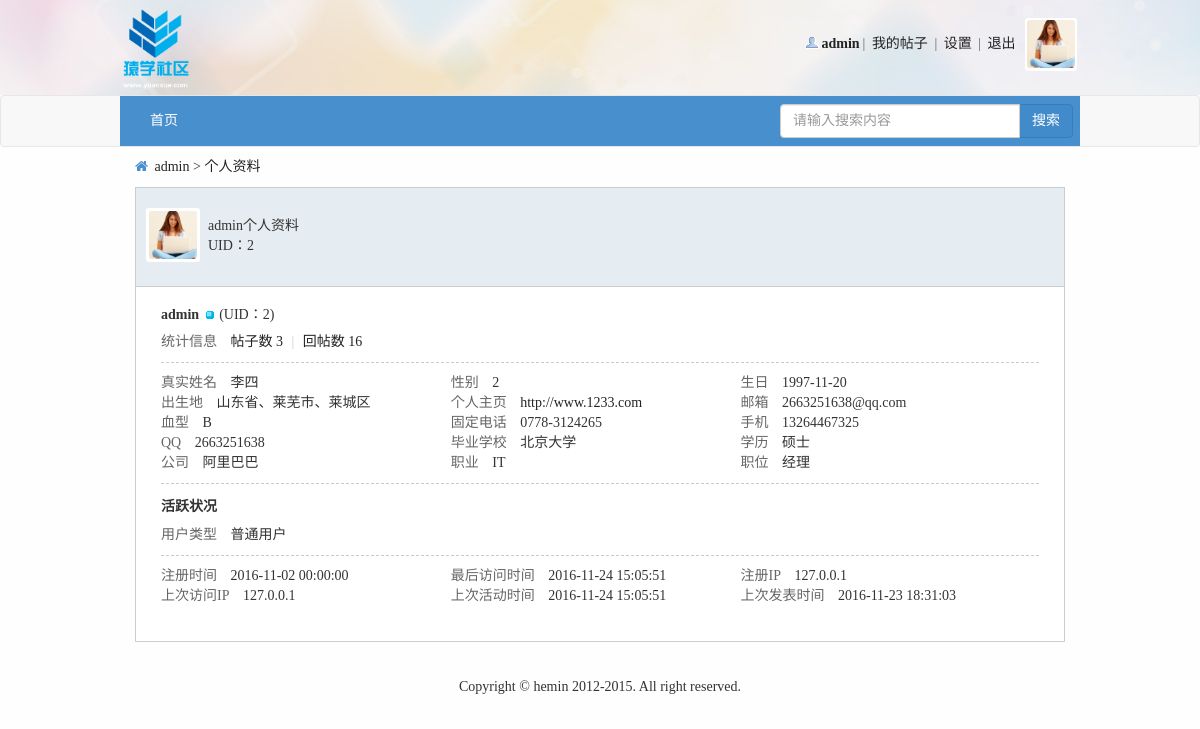
The app's page /profile.php (signed in), older data.
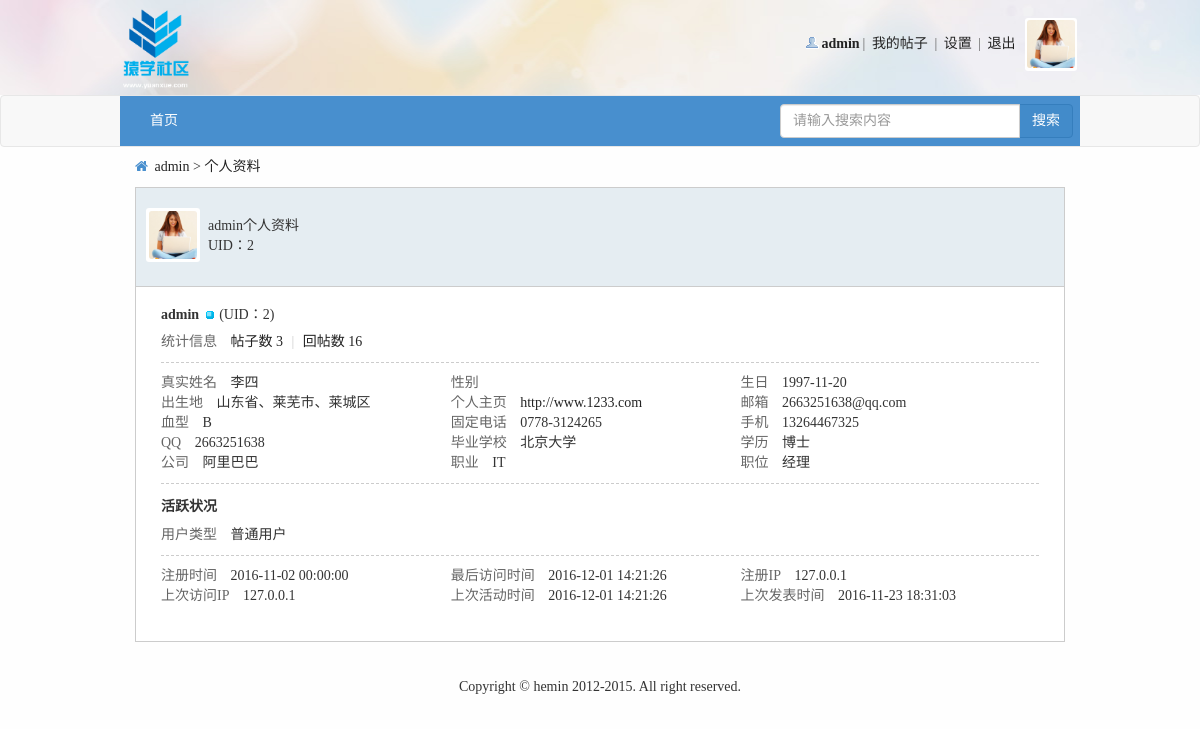
The same page, newer data.
### tables this page shows
CREATE TABLE IF NOT EXISTS `user` (
  `id` int(20) NOT NULL AUTO_INCREMENT COMMENT '唯一标识符',
  `name` varchar(200) NOT NULL COMMENT '用户名称',
  `psw` varchar(200) NOT NULL COMMENT '用户密码',
  `sex` varchar(200) NOT NULL DEFAULT '未填写' COMMENT '用户性别',
  `email` varchar(200) NOT NULL COMMENT '邮箱地址',
  `qq` varchar(200) NOT NULL DEFAULT '未填写' COMMENT '用户qq',
  `photo` varchar(200) NOT NULL COMMENT '用户头像',
  `userType` int(11) NOT NULL DEFAULT '0' COMMENT '用户类型',
  `reallyName` varchar(200) NOT NULL DEFAULT '未填写' COMMENT '用户真实姓名',
  `birthday` varchar(200) NOT NULL DEFAULT '未填写' COMMENT '用户生日',
  `homeplace` varchar(200) NOT NULL DEFAULT '未填写' COMMENT '用户出生地',
  `bloodType` varchar(200) NOT NULL DEFAULT '未填写' COMMENT '用户血型',
  `fixedTel` varchar(200) NOT NULL DEFAULT '未填写' COMMENT '用户固定电话',
  `phone` varchar(200) NOT NULL DEFAULT '未填写' COMMENT '用户电话',
  `website` varchar(200) NOT NULL DEFAULT 'http://' COMMENT '用户主页',
  `school` varchar(200) NOT NULL DEFAULT '未填写' COMMENT '用户毕业学校',
  `degree` varchar(200) NOT NULL DEFAULT '未填写' COMMENT '用户学历',
  `company` varchar(200) NOT NULL DEFAULT '未填写' COMMENT '用户公司',
  `profession` varchar(200) NOT NULL DEFAULT '未填写' COMMENT '用户职业',
  `job` varchar(200) NOT NULL DEFAULT '未填写' COMMENT '用户职位',
  `income` varchar(200) NOT NULL DEFAULT '未填写' COMMENT '用户年收入',
  `registerTime` datetime NOT NULL COMMENT '注册时间',
  `lastLogin` datetime NOT NULL COMMENT '最后一次登录时间',
  `userStatus` int(11) NOT NULL DEFAULT '0' COMMENT '用户是否需要验证状态',
  `isForbid` int(11) NOT NULL DEFAULT '0' COMMENT '是否禁止',
  PRIMARY KEY (`id`)
);

CREATE TABLE IF NOT EXISTS `post` (
  `postId` int(11) NOT NULL AUTO_INCREMENT COMMENT '帖子id',
  `postTitle` varchar(200) NOT NULL COMMENT '帖子标题',
  `postContent` varchar(2000) NOT NULL COMMENT '帖子内容',
  `postTime` datetime NOT NULL COMMENT '发帖时间',
  `tsmoduleId` int(11) NOT NULL COMMENT '所属子版块的id',
  `times` int(11) NOT NULL COMMENT '浏览次数',
  `postuid` int(11) NOT NULL COMMENT '发帖人id',
  `isTop` int(11) NOT NULL DEFAULT '0' COMMENT '是否置顶',
  `isBoutique` int(11) NOT NULL DEFAULT '0' COMMENT '是否加精',
  `postStatus` int(11) NOT NULL DEFAULT '0' COMMENT '帖子是否需要验证状态，默认0无需验证',
  `updateTime` datetime NOT NULL COMMENT '当前条帖子有回复就更新',
  `isShield` int(11) NOT NULL DEFAULT '0' COMMENT '是否屏蔽',
  PRIMARY KEY (`postId`)
);

### inc/global.func.php (called while the page is built, shortened)
<?php
    function login_state($link){
        if (isset($_COOKIE['bs']['userName']) && isset($_COOKIE['bs']['psw'])){
            $sql = "select * from user where name='{$_COOKIE['bs']['userName']}' and psw='{$_COOKIE['bs']['psw']}'";
            $result = execute($link, $sql);
            if (mysqli_num_rows($result) == 1) {
                $data = fetch_array($result);
                return $data['id'];
            }else{
                return false;
            }
        }else {
            return false;
        }
    }
?>

### inc/mysql.func.php (called while the page is built, shortened)
<?php
    function execute($link, $sql){
        $result = mysqli_query($link, $sql);
        return $result;
    }
    function nums($link, $sql){
        return mysqli_num_rows(execute($link, $sql));
    }
    function fetch_array($result){
        return mysqli_fetch_assoc($result);
    }
?>

### profile.php (the view, shortened to what the rows shown need)
<!DOCTYPE html>
<html lang="en">
<head>
    <link rel="stylesheet" href="font/css/font-awesome.min.css">
    <link rel="stylesheet" href="css/bootstrap/css/bootstrap.min.css">
    <link rel="stylesheet" href="css/common.css">
    <link rel="stylesheet" href="css/profile.css">
</head>
<?php
    $link = connect();
    if(!($member_id = login_state($link))){
        promptBox("您还未登录", 5, "index.php");
        exit;
    }
    if ($member_id){
        $sql_status = "select * from user where id={$member_id}";
        $data_status = fetch_array(execute($link, $sql_status));
        $status = $data_status['isForbid'];
        $sql_pub = "select * from post where postuid={$member_id} ORDER BY postTime DESC";
        $data_pub = fetch_array(execute($link, $sql_pub));
    }
    $sql_total = "select * from post where postuid={$member_id}";
    $count = nums($link, $sql_total);
    $sql_reply_total = "select * from reply where ruid={$member_id}";
    $reply_count = nums($link, $sql_reply_total);
?>
<body>
<?php include_once "inc/header.inc.php"?>
<?php
    if(isset($status)) {
        if ($status == 2) {
?>
            <div class="container">
                <div class="forbid-status">
                    <img src="img/error.jpg" alt="">
                    抱歉，您的 IP 地址不在允许范围内，或您的账号被禁用，无法访问本站点
                </div>
            </div>
<?php
        } else {
 ?>
            <div id="position">
                <div class="container">
                    <i class="fa fa-home"></i>
                    <a href="profile.php"><?php echo $res_info['name'];?></a>
                    >
                    <a href="register.php">个人资料</a>
                </div>
            </div>
            <div id="profile">
                <div class="container">
                    <div class="profile-h">
                        <a href="profile.php"><img src="<?php echo $img_url;?>" width="48" height="48"></a>
                        <div class="info">
                            <?php echo $res_info['name']?>个人资料<br>
                            UID：<?php echo $res_info['id']?>
                        </div>
                    </div>
                    <div class="person-info">
                        <div class="block">
                            <h2 class="mbn"><?php echo $res_info['name']?> <img src="img/ol.gif" alt=""> <span class="xw0">(UID：<?php echo $res_info['id']?>)</span></h2>
                            <ul class="pbm">
                                <li>
                                    <em class="xg2">统计信息</em>
                                    <a href="myPost.php">帖子数 <?php echo $count;?></a>
                                    <span class="pipe">|</span>
                                    <a href="myReply.php">回帖数 <?php echo $reply_count;?></a>
                                </li>
                            </ul>
                            <ul class="pbm pf_l">
                                <li>
                                    <em class="xg2">真实姓名</em>
                                    <?php echo $res_info['reallyName']?>
                                </li>
                                <li>
                                    <em class="xg2">性别</em>
                                    <?php echo $res_info['sex']?>
                                </li>
                                <li>
                                    <em class="xg2">生日</em>
                                    <?php echo $res_info['birthday']?>
                                </li>
                                <li>
                                    <em class="xg2">出生地</em>
                                    <?php echo $res_info['homeplace']?>
                                </li>
                                <li>
                                    <em class="xg2">个人主页</em>
                                    <a href="#"><?php echo $res_info['website']?></a>
                                </li>
                                <li>
                                    <em class="xg2">邮箱</em>
                                    <?php echo $res_info['email']?>
                                </li>
                                <li>
                                    <em class="xg2">血型</em>
                                    <?php echo $res_info['bloodType']?>
                                </li>
                                <li>
                                    <em class="xg2">固定电话</em>
                                    <?php echo $res_info['fixedTel']?>
                                </li>
                                <li>
                                    <em class="xg2">手机</em>
                                    <?php echo $res_info['phone']?>
                                </li>
                                <li>
                                    <em class="xg2">QQ</em>
                                    <?php echo $res_info['qq']?>
                                </li>
                                <li>
                                    <em class="xg2">毕业学校</em>
                                    <?php echo $res_info['school']?>
                                </li>
                                <li>
                                    <em class="xg2">学历</em>
                                    <?php echo $res_info['degree']?>
                                </li>
                                <li>
                                    <em class="xg2">公司</em>
                                    <?php echo $res_info['company']?>
                                </li>
                                <li>
                                    <em class="xg2">职业</em>
                                    <?php echo $res_info['profession']?>
                                </li>
                                <li>
                                    <em class="xg2">职位</em>
                                    <?php echo $res_info['job']?>
                                </li>
                            </ul>
                        </div>
                        <div class="block">
                            <h2 class="mbn">活跃状况</h2>
                            <ul class="pbm">
                                <li>
                                    <em class="xg2">用户类型</em>
                                    <?php
                                        if($data_status["userType"] == 1){
                                            echo "版主";
                                        }else{
                                            echo "普通用户";
                                        }
                                    ?>
                                </li>
                            </ul>
                            <ul class="pbm pf_l" style="border-bottom: none;">
                                <li>
                                    <em class="xg2">注册时间</em>
                                    <?php echo $res_info['registerTime']?>
                                </li>
                                <li>
                                    <em class="xg2">最后访问时间</em>
                                    <?php echo $res_info['lastLogin']?>
                                </li>
                                <li>
                                    <em class="xg2">注册IP</em>
                                    <?php echo $_SERVER['REMOTE_ADDR'];?>
                                </li>
                                <li>
                                    <em class="xg2">上次访问IP</em>
                                    <?php echo $_SERVER['REMOTE_ADDR'];?>
                                </li>
                                <li>
                                    <em class="xg2">上次活动时间</em>
                                    <?php echo $res_info['lastLogin']?>
                                </li>
                                <li>
                                    <em class="xg2">上次发表时间</em>
                                    <?php echo $data_pub["postTime"];?>
                                </li>
                            </ul>
                        </div>
                    </div>
                </div>
            </div>
<?php
        }
    }
?>
</body>
</html>

### inc/header.inc.php (shortened to what the rows shown need)
<div id="header">
    <div class="container" style="width: 960px;padding: 0;">
        <div class="info">
            <?php
                $img_url = null;
                if (isset($member_id) && $member_id) {
                    $sql_photo = "select photo from user where id={$member_id}";
                    $member_result = execute($link, $sql_photo);
                    $res_photo = fetch_array($member_result);
                    if ($res_photo['photo'] != '') {
                        $img_url = $res_photo['photo'];
                    }else{
                        $img_url = 'img/noavatar_small.gif';
                    }
                }else{
                    $img_url = 'img/noavatar_small.gif';
                }
                if(isset($member_id) && $member_id){
                    $sql_info = "select * from user where id='{$member_id}'";
                    $res_info = fetch_array(execute($link, $sql_info));
                    $html = <<<EOT
                        <ul>
                            <li class="person"><a href="profile.php"><strong>{$res_info['name']}</strong></a></li>|
                            <li><a href="myPost.php">我的帖子</a></li> |
                            <li><a href="setProfile.php">设置</a></li> |
                            <li><a class="logout" href="#">退出</a></li>
                            <li class="headpic"><a href="profile.php"><img src="{$img_url}" width="48" height="48"></a></li>
                        </ul>
EOT;
                    echo $html;
                }
            ?>
        </div>
    </div>
</div>

Row changes from the older to the newer data that the page shows:
changed user "admin": degree "硕士" → "博士"; lastLogin "2016-11-24 15:05:51" → "2016-12-01 14:21:26"; sex "2" → (not shown)
